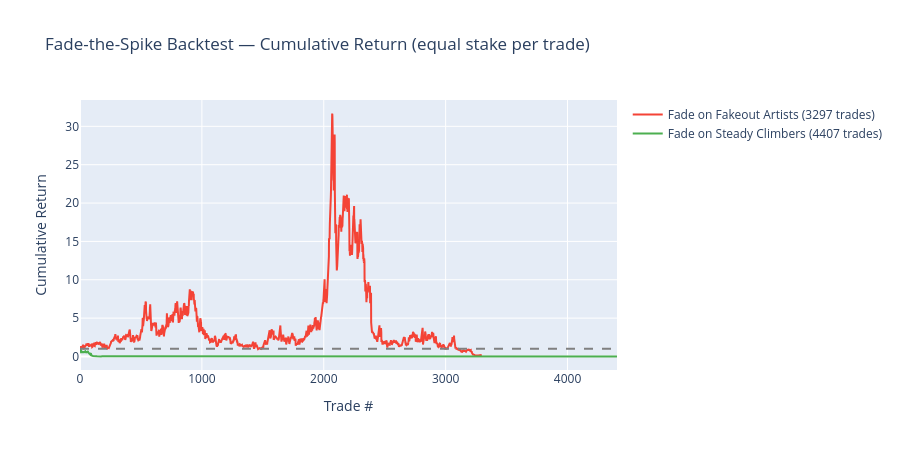

Notebook cell for this chart:
### Markdown cell above
## 5. Fade-the-spike backtest — Fakeouts vs Climbers

### Code cell
def fade_backtest(sym_list, c_wide, rsi_ob=70, hold_days=5, sample=100):
    """Short on RSI spike, cover after hold_days. Return list of trade returns."""
    all_rets = []
    for sym in sym_list[:sample]:
        c   = c_wide[sym].dropna()
        rsi = compute_rsi(c)
        crossed = (rsi >= rsi_ob) & (rsi.shift(1) < rsi_ob)
        for d in crossed[crossed].index:
            iloc = c.index.get_loc(d)
            if iloc + hold_days >= len(c):
                continue
            short_ret = -(c.iloc[iloc + hold_days] / c.iloc[iloc] - 1)  # short = inverse
            all_rets.append(short_ret)
    return pd.Series(all_rets)

fade_fakeout = fade_backtest(fakeout_syms, close, hold_days=5)
fade_climber = fade_backtest(climber_syms, close, hold_days=5)

# Cumulative P&L (equal stake per trade)
fig = go.Figure()
for rets, label, color in [
    (fade_fakeout, 'Fade on Fakeout Artists', '#F44336'),
    (fade_climber, 'Fade on Steady Climbers', '#4CAF50')
]:
    cum = (1 + rets).cumprod()
    fig.add_trace(go.Scatter(
        x=list(range(len(cum))), y=cum,
        name=f'{label} ({len(rets)} trades)',
        line=dict(color=color, width=2)
    ))

fig.add_hline(y=1, line_dash='dash', line_color='grey')
fig.update_layout(
    title='Fade-the-Spike Backtest — Cumulative Return (equal stake per trade)',
    height=450, xaxis_title='Trade #', yaxis_title='Cumulative Return'
)
fig.show()

# Stats table
stats_rows = []
for rets, label in [(fade_fakeout, 'Fakeouts'), (fade_climber, 'Climbers')]:
    stats_rows.append({
        'Universe': label,
        'Trades': len(rets),
        'Win Rate %': round((rets > 0).mean()*100, 1),
        'Avg Trade %': round(rets.mean()*100, 2),
        'Median Trade %': round(rets.median()*100, 2),
        'Total Return': round((1+rets).prod(), 3),
    })
pd.DataFrame(stats_rows).set_index('Universe')

### Figure 1 — Plotly figure (JSON) as saved in the notebook; plotly's stock layout.template omitted (floating-point values rounded to 4 significant figures; data arrays with more than 128 entries replaced by an {"elided": "..."} marker saying what was removed)
{"data": [{"line": {"color": "#F44336", "width": 2}, "name": "Fade on Fakeout Artists (3297 trades)", "type": "scatter", "x": {"elided": "3297 int values"}, "y": {"elided": "3297 float values"}}, {"line": {"color": "#4CAF50", "width": 2}, "name": "Fade on Steady Climbers (4407 trades)", "type": "scatter", "x": {"elided": "4407 int values"}, "y": {"elided": "4407 float values"}}], "layout": {"height": 450, "shapes": [{"line": {"color": "grey", "dash": "dash"}, "type": "line", "x0": 0, "x1": 1, "xref": "x domain", "y0": 1, "y1": 1, "yref": "y"}], "title": {"text": "Fade-the-Spike Backtest — Cumulative Return (equal stake per trade)"}, "xaxis": {"title": {"text": "Trade #"}}, "yaxis": {"title": {"text": "Cumulative Return"}}}}
